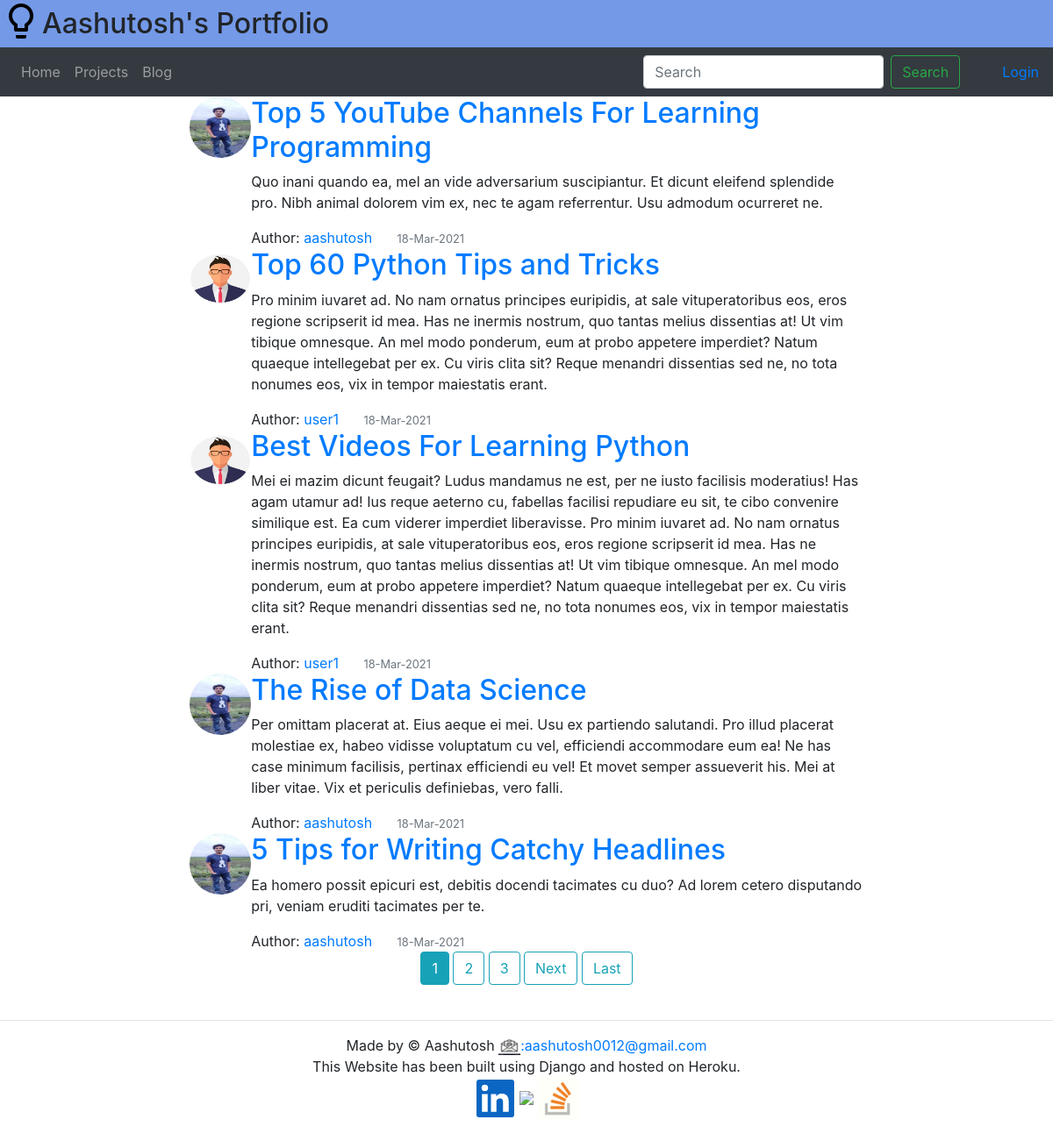
Screenshot of /blog/ with the database file from the repository.
### blog/models.py (models this page shows, shortened)
class Post(models.Model):
	title = models.CharField(max_length=100)
	content = models.TextField()
	date_posted = models.DateTimeField(default=timezone.now)
	author = models.ForeignKey(User,on_delete=models.CASCADE)

### user/models.py (models this page shows, shortened)
class Profile(models.Model):
	user = models.OneToOneField(User, on_delete=models.CASCADE)
	image = models.ImageField(default='profile_pics/default.jpg', upload_to='profile_pics')

### blog/views.py (the view)
# urls.py: path('',PostListView.as_view(),name='blog-home'),
class PostListView(ListView):
	model = Post
	template_name='blog/blog_home.html'
	context_object_name='posts'
	ordering = ['-date_posted']   #List Posts in order=date_posted desc
	paginate_by = 5

### blog/templates/blog/blog_home.html (shortened to what this page needs)
{% extends 'blog/base.html' %}
{% block content %}
	<div class="row d-flex justify-content-center col-md-9 m-auto">
		{% for post in posts %}
			<article class=" media content-section col-md-11 ">
				<img class="rounded-circle article-img" src="{{ post.author.profile.image.url }}" width=70px height=70px>
				<div class="media-body ">
					<h2><a class="article-title" href="{% url 'post-detail' post.id %}">{{ post.title }}</a></h2>
					<p class="article-content">{{ post.content }}</p>
					<div class="metadata">Author:
						<a class="mr-4" href="{% url 'user-posts' post.author.username %}">{{ post.author }}</a>
						<small class="text-muted">{{ post.date_posted | date:'j-M-Y' }}</small>
					</div>
				</div>
			</article>
		{% endfor %}
	</div>
	<div class="text-center">
	{% if is_paginated %}
      {% for num in page_obj.paginator.page_range %}
        {% if page_obj.number == num %}
          <a class="btn btn-info mb-4" href="?page={{ num }}">{{ num }}</a>
        {% elif num > page_obj.number|add:'-3' and num < page_obj.number|add:'3' %}
          <a class="btn btn-outline-info mb-4" href="?page={{ num }}">{{ num }}</a>
        {% endif %}
      {% endfor %}
      {% if page_obj.has_next %}
        <a class="btn btn-outline-info mb-4" href="?page={{ page_obj.next_page_number }}">Next</a>
        <a class="btn btn-outline-info mb-4" href="?page={{ page_obj.paginator.num_pages }}">Last</a>
      {% endif %}
    {% endif %}
    </div>
{% endblock %}

### blog/templates/blog/base.html (shortened to what this page needs)
{% load static %}
<!DOCTYPE html>
<html lang="en">
  <head>
    <link rel="stylesheet" href="https://cdn.jsdelivr.net/npm/bootstrap@4.6.0/dist/css/bootstrap.min.css">
    <link rel="stylesheet" href="{% static 'css/base.css' %}">
  </head>
  <body>
    <div id="container" class="d-flex flex-column">
      <div id="navbar">
        <header class="d-flex mb-0" style="background-color:#7499E7 ">
          <img src="{% static 'images/bulb2.png' %}" style="height: 3em">
          <h2 class="pt-2">
            Aashutosh's Portfolio
          </h2>
        </header>
        <nav class="navbar navbar-expand-md navbar-dark bg-dark sticky-top">
          <div class="collapse navbar-collapse" id="navbarSupportedContent">
            <ul class="navbar-nav mr-auto">
              <li class="nav-item ">
                <a class="nav-link" href="{% url 'index' %}">Home <span class="sr-only">(current)</span></a>
              </li>
              <li class="nav-item">
                <a class="nav-link" href="{% url 'projects' %}">Projects</a>
              </li>
              <li class="nav-item">
                <a class="nav-link" href="{% url 'blog-home' %}">Blog</a>
              </li>
            </ul>
            <form class="form-inline my-2 my-lg-0 mr-5">
              <input class="form-control mr-sm-2" type="search" placeholder="Search" aria-label="Search">
              <button class="btn btn-outline-success my-2 my-sm-0" type="submit">Search</button>
            </form>
            {% if user.is_authenticated %}
              <div class="navbar-nav">
                <div class="nav-item dropdown">
                  <a class="nav-link dropdown-toggle" href="#" id="navbarDropdown" role="button" data-toggle="dropdown" aria-haspopup="true" aria-expanded="false">
                    <img class="rounded-circle avatar" src="{{ user.profile.image.url }}" width=37px height=37px>
                    {{request.user}}
                  </a>
                  <div class="dropdown-menu" aria-labelledby="navbarDropdown">
                    <a class="dropdown-item" href="{% url 'profile' %}">Profile</a>
                    {% if user.is_staff %}
                      <a class="dropdown-item" href="{% url 'admin:index' %}" target="_blank" rel=”noopener noreferrer”>Admin</a>
                    {% endif %}
                    <a class="dropdown-item" href="{% url 'logout' %}">Logout</a>
                  </div>
                </div>
              </div>
            {% else %}
              <div class="navbar-nav">
                <a class="nav-item" href="{% url 'login' %}">Login</a>
              </div>
            {% endif %}
          </div>
        </nav>
      <div>
      <div id="content" style="min-height:66vh">
        {% block content %} {% endblock %}
      </div>
      <footer id="#footer" class=" text-center my-0" >
        <hr>
        <p class="my-0">Made by &copy Aashutosh <a href="mailto:aashutosh0012@gmail.com" class="text-decoration-none"><img src="{% static 'images/email_20.png' %}">:aashutosh0012@gmail.com</a></p>
        <p class="my-0">This Website has been built using Django and hosted on Heroku.</p>
        <a href="https://www.linkedin.com/in/aashutosh0012/" target="_blank" rel="noopener noreferrer"><img src="{% static 'images/linkedin.png' %}"></a>
        <a href="https://github.com/aashutosh0012" target="_blank" rel="noopener noreferrer"><img src="{% static 'images/github.png' %}"></a>
        <a href="https://stackoverflow.com/users/9105232/aashutosh" target="_blank" rel="noopener noreferrer"><img src="{% static 'images/stackoverflow.png' %}"></a>
      </footer>
      <br>
     </div>
  </body>
</html>

### rows the page displays
Post: author.profile.image (picture), title "Top 5 YouTube Channels For Learning Programming", content "Quo inani quando ea, mel an vide adversarium suscipiantur. Et dicunt eleifend splendide pro. Nibh animal dolorem vim ex, nec te agam referrentur. Usu admodum ocurreret ne.", author "aashutosh", date_posted "18-Mar-2021"
Post: author.profile.image (picture), title "Top 60 Python Tips and Tricks", content "Pro minim iuvaret ad. No nam ornatus principes euripidis, at sale vituperatoribus eos, eros regione scripserit id mea. Has ne inermis nostrum, quo tantas melius dissentias at! Ut vim tibique omnesque. An mel modo ponderum, eum at probo appetere imperdiet? Natum quaeque intellegebat per ex. Cu viris clita sit? Reque menandri dissentias sed ne, no tota nonumes eos, vix in tempor maiestatis erant.", author "user1", date_posted "18-Mar-2021"
Post: author.profile.image (picture), title "Best Videos For Learning Python", content "Mei ei mazim dicunt feugait? Ludus mandamus ne est, per ne iusto facilisis moderatius! Has agam utamur ad! Ius reque aeterno cu, fabellas facilisi repudiare eu sit, te cibo convenire similique est. Ea cum viderer imperdiet liberavisse. Pro minim iuvaret ad. No nam ornatus principes euripidis, at sale vituperatoribus eos, eros regione scripserit id mea. Has ne inermis nostrum, quo tantas melius dissentias at! Ut vim tibique omnesque. An mel modo ponderum, eum at probo appetere imperdiet? Natum quaeque intellegebat per ex. Cu viris clita sit? Reque menandri dissentias sed ne, no tota nonumes eos, vix in tempor maiestatis erant.", author "user1", date_posted "18-Mar-2021"
Post: author.profile.image (picture), title "The Rise of Data Science", content "Per omittam placerat at. Eius aeque ei mei. Usu ex partiendo salutandi. Pro illud placerat molestiae ex, habeo vidisse voluptatum cu vel, efficiendi accommodare eum ea! Ne has case minimum facilisis, pertinax efficiendi eu vel! Et movet semper assueverit his. Mei at liber vitae. Vix et periculis definiebas, vero falli.", author "aashutosh", date_posted "18-Mar-2021"
Post: author.profile.image (picture), title "5 Tips for Writing Catchy Headlines", content "Ea homero possit epicuri est, debitis docendi tacimates cu duo? Ad lorem cetero disputando pri, veniam eruditi tacimates per te.", author "aashutosh", date_posted "18-Mar-2021"

### other values shown
{{ num }} "1"
{{ num }} "2" "3"
